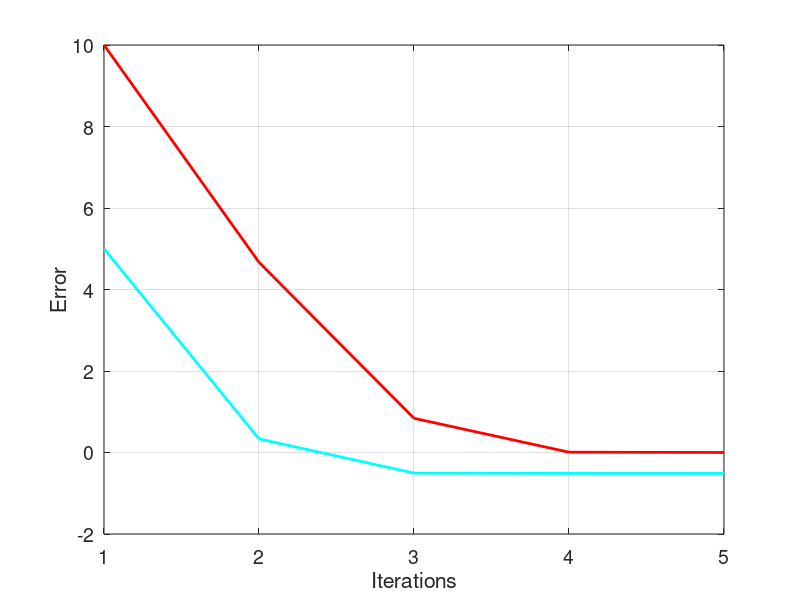

Write MATLAB code to recreate this figure.
init_value=5;
i=1;
e(i)=10;

while(e(i)>0.001)
    
    if(i==1)
        x(i)=init_value;
    end
    
    g(i)=((5)/(x(i)^2-10));
i=i+1;
x(i)=g(i-1)
e(i)=abs(x(i-1)-x(i))
if(e(i)>50)
    break;
end
end

tamanio=size(e);
ite=1:1:tamanio(2);
figure('DefaultAxesFontSize',14)
set(gcf,'color','white')
plot(ite,e,'color',[1 0 0],'LineWidth',2);
grid on
hold on
plot(ite,x,'color',[0 1 1],'LineWidth',2);
xlabel('Iterations');
ylabel('Error');
